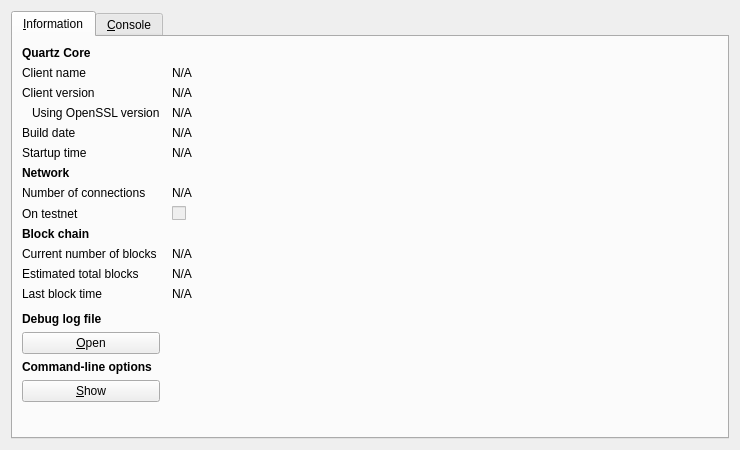
<?xml version="1.0" encoding="UTF-8"?>
<ui version="4.0">
 <class>RPCConsole</class>
 <widget class="QDialog" name="RPCConsole">
  <property name="geometry">
   <rect>
    <x>0</x>
    <y>0</y>
    <width>740</width>
    <height>450</height>
   </rect>
  </property>
  <property name="windowTitle">
   <string>Quartz - Debug window</string>
  </property>
  <layout class="QVBoxLayout" name="verticalLayout_2">
   <item>
    <widget class="QTabWidget" name="tabWidget">
     <property name="currentIndex">
      <number>0</number>
     </property>
     <widget class="QWidget" name="tab_info">
      <attribute name="title">
       <string>&amp;Information</string>
      </attribute>
      <layout class="QGridLayout" name="gridLayout" columnstretch="0,1">
       <property name="horizontalSpacing">
        <number>12</number>
       </property>
       <item row="0" column="0">
        <widget class="QLabel" name="label_9">
         <property name="font">
          <font>
           <weight>75</weight>
           <bold>true</bold>
          </font>
         </property>
         <property name="text">
          <string>Quartz Core</string>
         </property>
        </widget>
       </item>
       <item row="1" column="0">
        <widget class="QLabel" name="label_5">
         <property name="text">
          <string>Client name</string>
         </property>
        </widget>
       </item>
       <item row="1" column="1">
        <widget class="QLabel" name="clientName">
         <property name="cursor">
          <cursorShape>IBeamCursor</cursorShape>
         </property>
         <property name="text">
          <string>N/A</string>
         </property>
         <property name="textFormat">
          <enum>Qt::PlainText</enum>
         </property>
         <property name="textInteractionFlags">
          <set>Qt::LinksAccessibleByMouse|Qt::TextSelectableByKeyboard|Qt::TextSelectableByMouse</set>
         </property>
        </widget>
       </item>
       <item row="2" column="0">
        <widget class="QLabel" name="label_6">
         <property name="text">
          <string>Client version</string>
         </property>
        </widget>
       </item>
       <item row="2" column="1">
        <widget class="QLabel" name="clientVersion">
         <property name="cursor">
          <cursorShape>IBeamCursor</cursorShape>
         </property>
         <property name="text">
          <string>N/A</string>
         </property>
         <property name="textFormat">
          <enum>Qt::PlainText</enum>
         </property>
         <property name="textInteractionFlags">
          <set>Qt::LinksAccessibleByMouse|Qt::TextSelectableByKeyboard|Qt::TextSelectableByMouse</set>
         </property>
        </widget>
       </item>
       <item row="3" column="0">
        <widget class="QLabel" name="label_14">
         <property name="text">
          <string>Using OpenSSL version</string>
         </property>
         <property name="indent">
          <number>10</number>
         </property>
        </widget>
       </item>
       <item row="3" column="1">
        <widget class="QLabel" name="openSSLVersion">
         <property name="cursor">
          <cursorShape>IBeamCursor</cursorShape>
         </property>
         <property name="text">
          <string>N/A</string>
         </property>
         <property name="textFormat">
          <enum>Qt::PlainText</enum>
         </property>
         <property name="textInteractionFlags">
          <set>Qt::LinksAccessibleByMouse|Qt::TextSelectableByKeyboard|Qt::TextSelectableByMouse</set>
         </property>
        </widget>
       </item>
       <item row="4" column="0">
        <widget class="QLabel" name="label_12">
         <property name="text">
          <string>Build date</string>
         </property>
        </widget>
       </item>
       <item row="4" column="1">
        <widget class="QLabel" name="buildDate">
         <property name="cursor">
          <cursorShape>IBeamCursor</cursorShape>
         </property>
         <property name="text">
          <string>N/A</string>
         </property>
         <property name="textFormat">
          <enum>Qt::PlainText</enum>
         </property>
         <property name="textInteractionFlags">
          <set>Qt::LinksAccessibleByMouse|Qt::TextSelectableByKeyboard|Qt::TextSelectableByMouse</set>
         </property>
        </widget>
       </item>
       <item row="5" column="0">
        <widget class="QLabel" name="label_13">
         <property name="text">
          <string>Startup time</string>
         </property>
        </widget>
       </item>
       <item row="5" column="1">
        <widget class="QLabel" name="startupTime">
         <property name="cursor">
          <cursorShape>IBeamCursor</cursorShape>
         </property>
         <property name="text">
          <string>N/A</string>
         </property>
         <property name="textFormat">
          <enum>Qt::PlainText</enum>
         </property>
         <property name="textInteractionFlags">
          <set>Qt::LinksAccessibleByMouse|Qt::TextSelectableByKeyboard|Qt::TextSelectableByMouse</set>
         </property>
        </widget>
       </item>
       <item row="6" column="0">
        <widget class="QLabel" name="label_11">
         <property name="font">
          <font>
           <weight>75</weight>
           <bold>true</bold>
          </font>
         </property>
         <property name="text">
          <string>Network</string>
         </property>
        </widget>
       </item>
       <item row="7" column="0">
        <widget class="QLabel" name="label_7">
         <property name="text">
          <string>Number of connections</string>
         </property>
        </widget>
       </item>
       <item row="7" column="1">
        <widget class="QLabel" name="numberOfConnections">
         <property name="cursor">
          <cursorShape>IBeamCursor</cursorShape>
         </property>
         <property name="text">
          <string>N/A</string>
         </property>
         <property name="textFormat">
          <enum>Qt::PlainText</enum>
         </property>
         <property name="textInteractionFlags">
          <set>Qt::LinksAccessibleByMouse|Qt::TextSelectableByKeyboard|Qt::TextSelectableByMouse</set>
         </property>
        </widget>
       </item>
       <item row="8" column="0">
        <widget class="QLabel" name="label_8">
         <property name="text">
          <string>On testnet</string>
         </property>
        </widget>
       </item>
       <item row="8" column="1">
        <widget class="QCheckBox" name="isTestNet">
         <property name="enabled">
          <bool>false</bool>
         </property>
         <property name="text">
          <string/>
         </property>
        </widget>
       </item>
       <item row="9" column="0">
        <widget class="QLabel" name="label_10">
         <property name="font">
          <font>
           <weight>75</weight>
           <bold>true</bold>
          </font>
         </property>
         <property name="text">
          <string>Block chain</string>
         </property>
        </widget>
       </item>
       <item row="10" column="0">
        <widget class="QLabel" name="label_3">
         <property name="text">
          <string>Current number of blocks</string>
         </property>
        </widget>
       </item>
       <item row="10" column="1">
        <widget class="QLabel" name="numberOfBlocks">
         <property name="cursor">
          <cursorShape>IBeamCursor</cursorShape>
         </property>
         <property name="text">
          <string>N/A</string>
         </property>
         <property name="textFormat">
          <enum>Qt::PlainText</enum>
         </property>
         <property name="textInteractionFlags">
          <set>Qt::LinksAccessibleByMouse|Qt::TextSelectableByKeyboard|Qt::TextSelectableByMouse</set>
         </property>
        </widget>
       </item>
       <item row="11" column="0">
        <widget class="QLabel" name="label_4">
         <property name="text">
          <string>Estimated total blocks</string>
         </property>
        </widget>
       </item>
       <item row="11" column="1">
        <widget class="QLabel" name="totalBlocks">
         <property name="cursor">
          <cursorShape>IBeamCursor</cursorShape>
         </property>
         <property name="text">
          <string>N/A</string>
         </property>
         <property name="textFormat">
          <enum>Qt::PlainText</enum>
         </property>
         <property name="textInteractionFlags">
          <set>Qt::LinksAccessibleByMouse|Qt::TextSelectableByKeyboard|Qt::TextSelectableByMouse</set>
         </property>
        </widget>
       </item>
       <item row="12" column="0">
        <widget class="QLabel" name="label_2">
         <property name="text">
          <string>Last block time</string>
         </property>
        </widget>
       </item>
       <item row="12" column="1">
        <widget class="QLabel" name="lastBlockTime">
         <property name="cursor">
          <cursorShape>IBeamCursor</cursorShape>
         </property>
         <property name="text">
          <string>N/A</string>
         </property>
         <property name="textFormat">
          <enum>Qt::PlainText</enum>
         </property>
         <property name="textInteractionFlags">
          <set>Qt::LinksAccessibleByMouse|Qt::TextSelectableByKeyboard|Qt::TextSelectableByMouse</set>
         </property>
        </widget>
       </item>
       <item row="13" column="0">
        <spacer name="verticalSpacer_2">
         <property name="orientation">
          <enum>Qt::Vertical</enum>
         </property>
         <property name="sizeHint" stdset="0">
          <size>
           <width>20</width>
           <height>20</height>
          </size>
         </property>
        </spacer>
       </item>
       <item row="14" column="0">
        <widget class="QLabel" name="labelDebugLogfile">
         <property name="font">
          <font>
           <weight>75</weight>
           <bold>true</bold>
          </font>
         </property>
         <property name="text">
          <string>Debug log file</string>
         </property>
        </widget>
       </item>
       <item row="15" column="0">
        <widget class="QPushButton" name="openDebugLogfileButton">
         <property name="toolTip">
          <string>Open the Quartz debug log file from the current data directory. This can take a few seconds for large log files.</string>
         </property>
         <property name="text">
          <string>&amp;Open</string>
         </property>
         <property name="autoDefault">
          <bool>false</bool>
         </property>
        </widget>
       </item>
       <item row="16" column="0">
        <widget class="QLabel" name="labelCLOptions">
         <property name="font">
          <font>
           <weight>75</weight>
           <bold>true</bold>
          </font>
         </property>
         <property name="text">
          <string>Command-line options</string>
         </property>
        </widget>
       </item>
       <item row="17" column="0">
        <widget class="QPushButton" name="showCLOptionsButton">
         <property name="toolTip">
          <string>Show the Quartz-Qt help message to get a list with possible Quartz command-line options.</string>
         </property>
         <property name="text">
          <string>&amp;Show</string>
         </property>
         <property name="autoDefault">
          <bool>false</bool>
         </property>
        </widget>
       </item>
       <item row="18" column="0">
        <spacer name="verticalSpacer">
         <property name="orientation">
          <enum>Qt::Vertical</enum>
         </property>
         <property name="sizeHint" stdset="0">
          <size>
           <width>20</width>
           <height>40</height>
          </size>
         </property>
        </spacer>
       </item>
      </layout>
     </widget>
     <widget class="QWidget" name="tab_console">
      <attribute name="title">
       <string>&amp;Console</string>
      </attribute>
      <layout class="QVBoxLayout" name="verticalLayout_3">
       <property name="spacing">
        <number>3</number>
       </property>
       <item>
        <widget class="QTextEdit" name="messagesWidget">
         <property name="minimumSize">
          <size>
           <width>0</width>
           <height>100</height>
          </size>
         </property>
         <property name="readOnly">
          <bool>true</bool>
         </property>
         <property name="tabKeyNavigation" stdset="0">
          <bool>false</bool>
         </property>
         <property name="columnCount" stdset="0">
          <number>2</number>
         </property>
        </widget>
       </item>
       <item>
        <layout class="QHBoxLayout" name="horizontalLayout">
         <property name="spacing">
          <number>3</number>
         </property>
         <item>
          <widget class="QLabel" name="label">
           <property name="text">
            <string notr="true">&gt;</string>
           </property>
          </widget>
         </item>
         <item>
          <widget class="QLineEdit" name="lineEdit"/>
         </item>
         <item>
          <widget class="QPushButton" name="clearButton">
           <property name="maximumSize">
            <size>
             <width>24</width>
             <height>24</height>
            </size>
           </property>
           <property name="toolTip">
            <string>Clear console</string>
           </property>
           <property name="text">
            <string/>
           </property>
           <property name="icon">
            <iconset resource="../bitcoin.qrc">
             <normaloff>:/icons/remove</normaloff>:/icons/remove</iconset>
           </property>
           <property name="shortcut">
            <string notr="true">Ctrl+L</string>
           </property>
           <property name="autoDefault">
            <bool>false</bool>
           </property>
          </widget>
         </item>
        </layout>
       </item>
      </layout>
     </widget>
    </widget>
   </item>
  </layout>
 </widget>
 <resources>
  <include location="../bitcoin.qrc"/>
 </resources>
 <connections/>
</ui>
